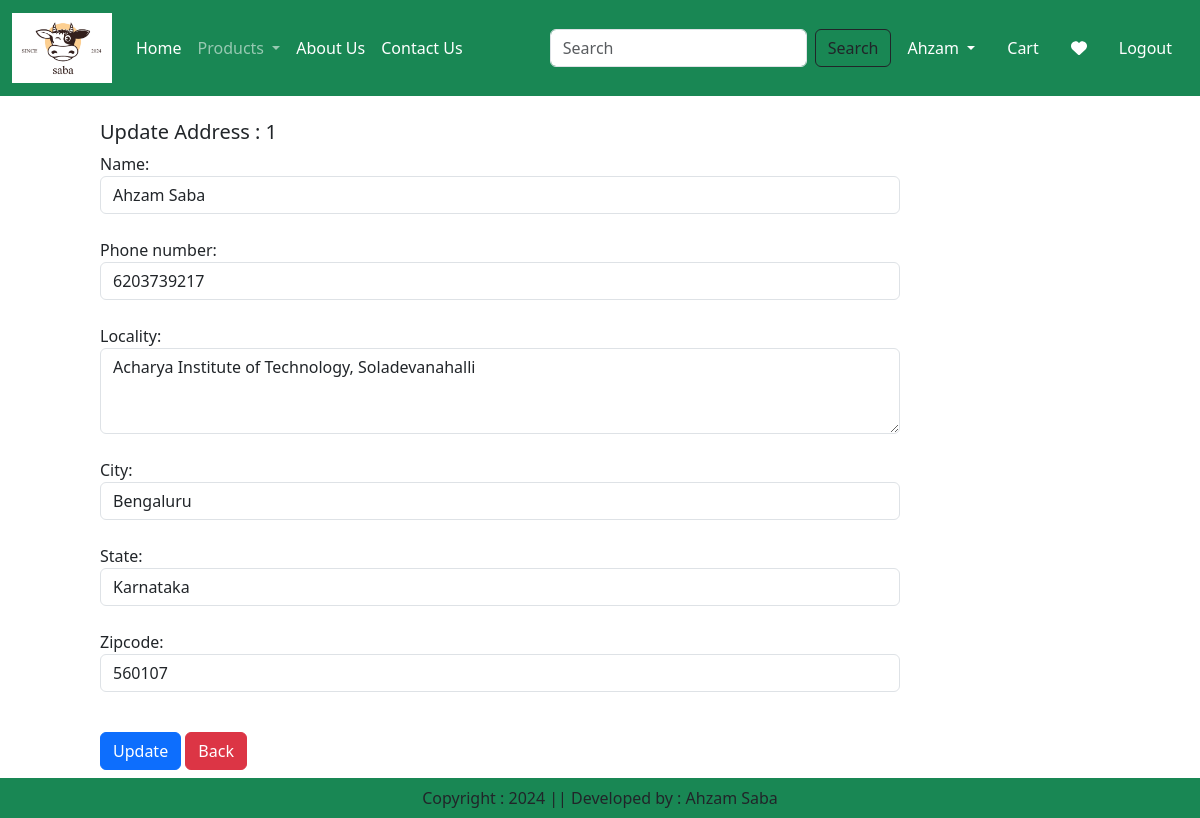
Screenshot of /updateAddress/1/ (signed in) with the database file from the repository.
### app/models.py (models this page shows, shortened)
class Customer(models.Model):
    user = models.ForeignKey(User,on_delete=models.CASCADE)
    name = models.CharField(max_length=100)
    phone_number = models.IntegerField(default=0)
    locality = models.TextField(max_length=200)
    city = models.CharField(max_length=100)
    state = models.CharField(max_length=100,choices=STATE_CHOICES)
    zipcode = models.IntegerField()

### app/views.py (the view, shortened to what this page needs)
# urls.py: path('updateAddress/<int:pk>/',updateAddress.as_view(),name='updateAddress'),
@method_decorator(login_required, name='dispatch')
class updateAddress(View):
    def get(self,request,pk):
        totalitem = 0
        wishitem = 0
        if request.user.is_authenticated:
            totalitem = len(Cart.objects.filter(user=request.user))
            wishitem = len(Wishlist.objects.filter(user=request.user))
        customer = get_object_or_404(Customer, pk=pk, user=request.user)
        form = CustomerProfileForm(instance=customer)
        return render(request,'app/updateAddress.html',locals())

### app/forms.py
class CustomerProfileForm(forms.ModelForm):
    class Meta:
        model = Customer
        fields = ['name','phone_number','locality','city','state','zipcode']
        widgets = {
            'name': forms.TextInput(attrs={'class': 'form-control', 'placeholder': 'Full Name'}),
            'phone_number': forms.NumberInput(attrs={'class': 'form-control', 'placeholder': 'Phone Number'}),
            'locality': forms.Textarea(attrs={'class': 'form-control', 'rows': 3, 'placeholder': 'Locality'}),
            'city': forms.TextInput(attrs={'class': 'form-control', 'placeholder': 'City'}),
            'state': forms.Select(attrs={'class': 'form-control', 'placeholder': 'State'}),
            'zipcode': forms.NumberInput(attrs={'class': 'form-control', 'placeholder': 'Zip Code'}),
        }

### app/templates/app/updateAddress.html (shortened to what this page needs)
{% extends "app/base.html" %}
{% load static %}
{% block main-content %}
    <div class="col-sm-8 offset-sm-1">
        <form action="" method="post">
            <br>
            <h5>Update Address : {{form.instance.id}}</h5>
            {% for fm in form %}
                {{fm.label_tag}} {{fm}} <small class="text-danger"> {{fm.errors|striptags}} </small>
                <br>
            {% endfor %}
            <div class="col-12 mt-3">
                <button type="submit" class="btn btn-primary">Update</button>
                <a href="{% url "address" %}" type="button" class="btn btn-danger">Back</a>
                <br><br><br>
            </div>
        </form>
    </div>
{% endblock main-content %}

### app/templates/app/base.html (shortened to what this page needs)
<!DOCTYPE html>
{% load static %}
<html lang="en">
<head>
    <link href="https://cdn.jsdelivr.net/npm/bootstrap@5.3.3/dist/css/bootstrap.min.css" rel="stylesheet">
    <link rel="stylesheet" href="{% static 'app/css/owl.carousel.min.css' %}">
    <link rel="stylesheet" href="{% static 'app/css/all.min.css' %}">
    <link rel="stylesheet" href="{% static 'app/css/style.css' %}">
</head>
<body>
    <nav class="navbar navbar-expand-lg navbar-dark bg-success">
        <div class="container-fluid">
          <a class="navbar-brand" href="{% url "home" %}">
            <img src="{% static "app/images/saba.png" %}" width="100" height="70">
          </a>
          <div class="collapse navbar-collapse" id="navbarSupportedContent">
            <ul class="navbar-nav me-auto mb-2 mb-lg-0">
              <li class="nav-item">
                <a class="nav-link active" aria-current="page" href="{% url "home" %}">Home</a>
              </li>
              <li class="nav-item dropdown">
                <a class="nav-link dropdown-toggle" href="#" role="button" data-bs-toggle="dropdown" aria-expanded="false">
                  Products
                </a>
              </li>
              <li class="nav-item">
                <a class="nav-link text-white" href="{% url "about" %}">About Us</a>
              </li>
              <li class="nav-item">
                <a class="nav-link text-white" href="{% url "contact" %}">Contact Us</a>
              </li>
            </ul>
            <form class="d-flex" role="search" action="/search">
              <input class="form-control me-2" type="search" placeholder="Search" name="search" aria-label="Search">
              <button class="btn btn-outline-dark" type="submit">Search</button>
            </form>
          </div>
          <ul class="navbar-nav me-auto mb-2 mb-lg-0">
            <li class="nav-item dropdown mx-2">
                <a class="nav-link dropdown-toggle text-white" href="#" id="profileDropdown" role="button" data-bs-toggle="dropdown" aria-expanded="false">
                  {% if request.user.is_authenticated %}
                    {{request.user.username|capfirst}}
                  {% else %}
                    Guest
                  {% endif %}
                </a>
                {% if request.user.is_authenticated %}
            </li>
            <li class="nav-item mx-2">
              <a href="{% url "showcart" %}" class="nav-link text-white">
                  Cart
              </a>
          </li>
          <li class="nav-item mx-2">
              <a href="{% url "wishlist" %}" class="nav-link text-white">
                  <i class="fa fa-heart"></i>
              </a>
          </li>
            {% endif %}
            {% if request.user.is_authenticated %}
              <li class="nav-item mx-2">
                <form action="{% url 'logout' %}" method="post">
                    <button type="submit" class="nav-link text-white">Logout</button>
                </form>
              </li>
            {% endif %}
          </ul>
        </div>
      </nav>
    {% block main-content %}{% endblock main-content %}
    <footer class="container-fluid fixed-bottom bg-success text-center p-2 mt-5">
        Copyright : 2024 || Developed by : Ahzam Saba
    </footer>
</body>
</html>

### rows the page displays
Customer: instance.id "1", form "Ahzam Saba" "6203739217" "Acharya Institute of Technology, Soladevanahalli" "Bengaluru" "Karnataka" "560107"

### other values shown
{{ request.user.username|capfirst }} "Ahzam"
{{ fm.label_tag }} "Name:" "Phone number:" "Locality:" "City:" "State:" "Zipcode:"
